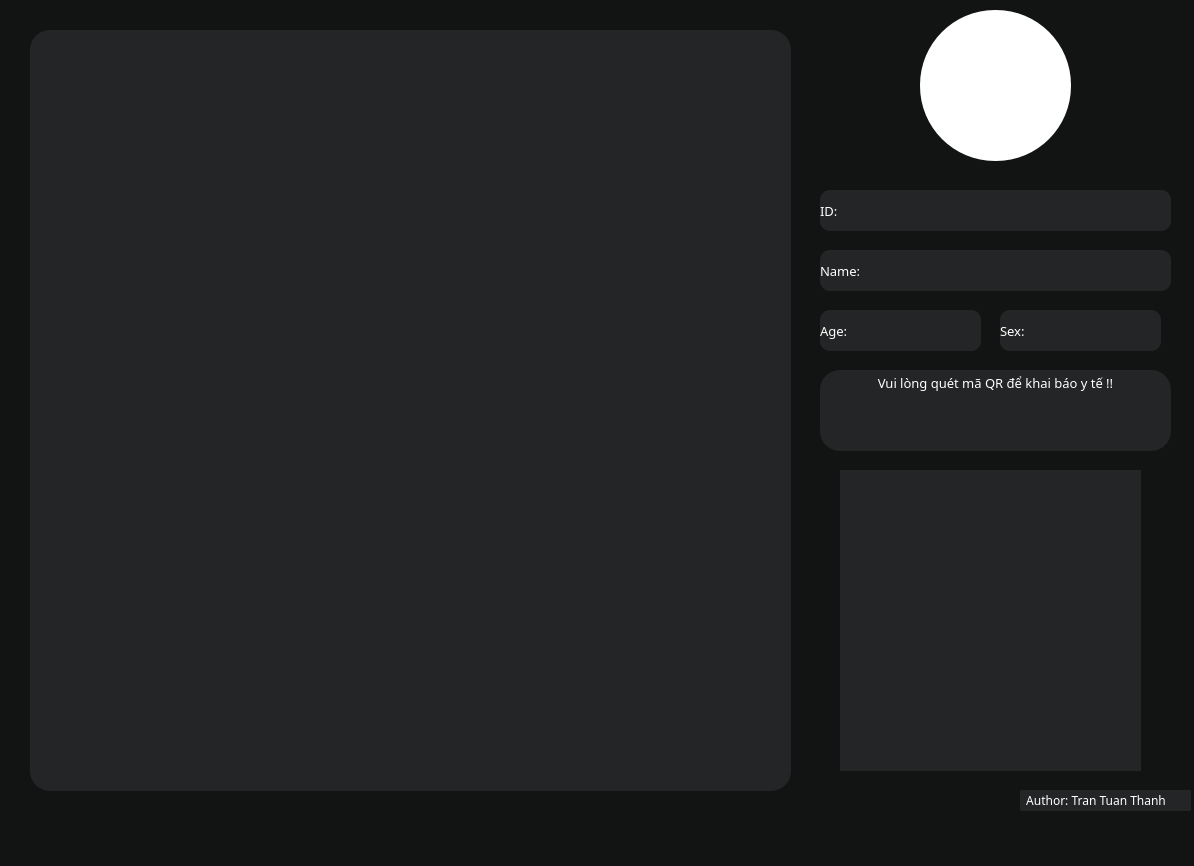
<?xml version="1.0" encoding="UTF-8"?>
<ui version="4.0">
 <class>MainWindow</class>
 <widget class="QMainWindow" name="MainWindow">
  <property name="geometry">
   <rect>
    <x>0</x>
    <y>0</y>
    <width>1194</width>
    <height>866</height>
   </rect>
  </property>
  <property name="windowTitle">
   <string>MainWindow</string>
  </property>
  <property name="styleSheet">
   <string notr="true">QWidget {
    background-color: #121313;
}</string>
  </property>
  <widget class="QWidget" name="centralwidget">
   <widget class="QLabel" name="video">
    <property name="geometry">
     <rect>
      <x>30</x>
      <y>30</y>
      <width>761</width>
      <height>761</height>
     </rect>
    </property>
    <property name="styleSheet">
     <string notr="true">QLabel#video {
    background-color: #242526;
border-radius: 20px;
}</string>
    </property>
    <property name="text">
     <string/>
    </property>
   </widget>
   <widget class="QLabel" name="user_picture">
    <property name="geometry">
     <rect>
      <x>920</x>
      <y>10</y>
      <width>151</width>
      <height>151</height>
     </rect>
    </property>
    <property name="styleSheet">
     <string notr="true">QLabel#user_picture {
    background-color: white;
	border-radius: 75px;
}</string>
    </property>
    <property name="text">
     <string/>
    </property>
   </widget>
   <widget class="QLabel" name="label_name">
    <property name="geometry">
     <rect>
      <x>820</x>
      <y>250</y>
      <width>351</width>
      <height>41</height>
     </rect>
    </property>
    <property name="font">
     <font>
      <family>MV Boli</family>
      <pointsize>10</pointsize>
     </font>
    </property>
    <property name="styleSheet">
     <string notr="true">QLabel#label_name {
    background-color: #242526;
	border-radius: 10px;
	color: white;
}</string>
    </property>
    <property name="text">
     <string>Name:</string>
    </property>
   </widget>
   <widget class="QLabel" name="label_age">
    <property name="geometry">
     <rect>
      <x>820</x>
      <y>310</y>
      <width>161</width>
      <height>41</height>
     </rect>
    </property>
    <property name="font">
     <font>
      <family>MV Boli</family>
      <pointsize>10</pointsize>
     </font>
    </property>
    <property name="styleSheet">
     <string notr="true">QLabel#label_age {
    background-color: #242526;
	border-radius: 10px;
	color: white;
}</string>
    </property>
    <property name="text">
     <string>Age:</string>
    </property>
   </widget>
   <widget class="QLabel" name="label_sex">
    <property name="geometry">
     <rect>
      <x>1000</x>
      <y>310</y>
      <width>161</width>
      <height>41</height>
     </rect>
    </property>
    <property name="font">
     <font>
      <family>MV Boli</family>
      <pointsize>10</pointsize>
     </font>
    </property>
    <property name="styleSheet">
     <string notr="true">QLabel#label_sex {
    background-color: #242526;
	border-radius: 10px;
	color: white;
}</string>
    </property>
    <property name="text">
     <string>Sex:</string>
    </property>
   </widget>
   <widget class="QLabel" name="label_id">
    <property name="geometry">
     <rect>
      <x>820</x>
      <y>190</y>
      <width>351</width>
      <height>41</height>
     </rect>
    </property>
    <property name="font">
     <font>
      <family>MV Boli</family>
      <pointsize>10</pointsize>
     </font>
    </property>
    <property name="styleSheet">
     <string notr="true">QLabel#label_id {
    background-color: #242526;
	border-radius: 10px;
	color: white;
}</string>
    </property>
    <property name="text">
     <string>ID: </string>
    </property>
   </widget>
   <widget class="QLabel" name="label_qrcode">
    <property name="geometry">
     <rect>
      <x>840</x>
      <y>470</y>
      <width>301</width>
      <height>301</height>
     </rect>
    </property>
    <property name="styleSheet">
     <string notr="true">QLabel#label_qrcode{
    background-color: #242526;
}</string>
    </property>
    <property name="text">
     <string/>
    </property>
   </widget>
   <widget class="QLabel" name="label_author">
    <property name="geometry">
     <rect>
      <x>1020</x>
      <y>790</y>
      <width>171</width>
      <height>21</height>
     </rect>
    </property>
    <property name="font">
     <font>
      <family>MV Boli</family>
     </font>
    </property>
    <property name="styleSheet">
     <string notr="true">QLabel#label_author {
    background-color: #242526;
	border-radius: 2px;
	color: white;
}</string>
    </property>
    <property name="text">
     <string>  Author: Tran Tuan Thanh</string>
    </property>
   </widget>
   <widget class="QTextBrowser" name="textBrowser_noti">
    <property name="geometry">
     <rect>
      <x>820</x>
      <y>370</y>
      <width>351</width>
      <height>81</height>
     </rect>
    </property>
    <property name="font">
     <font>
      <family>MV Boli</family>
      <pointsize>10</pointsize>
      <weight>50</weight>
      <bold>false</bold>
     </font>
    </property>
    <property name="styleSheet">
     <string notr="true">QTextBrowser#textBrowser_noti {
    background-color: #242526;
	border-radius: 20px;
	color: white;
}</string>
    </property>
    <property name="html">
     <string>&lt;!DOCTYPE HTML PUBLIC &quot;-//W3C//DTD HTML 4.0//EN&quot; &quot;http://www.w3.org/TR/REC-html40/strict.dtd&quot;&gt;
&lt;html&gt;&lt;head&gt;&lt;meta name=&quot;qrichtext&quot; content=&quot;1&quot; /&gt;&lt;style type=&quot;text/css&quot;&gt;
p, li { white-space: pre-wrap; }
&lt;/style&gt;&lt;/head&gt;&lt;body style=&quot; font-family:'MV Boli'; font-size:10pt; font-weight:400; font-style:normal;&quot;&gt;
&lt;p align=&quot;center&quot; style=&quot; margin-top:0px; margin-bottom:0px; margin-left:0px; margin-right:0px; -qt-block-indent:0; text-indent:0px;&quot;&gt;Vui lòng quét mã QR để khai báo y tế !!&lt;/p&gt;&lt;/body&gt;&lt;/html&gt;</string>
    </property>
   </widget>
  </widget>
  <widget class="QStatusBar" name="statusbar"/>
 </widget>
 <resources/>
 <connections/>
</ui>
